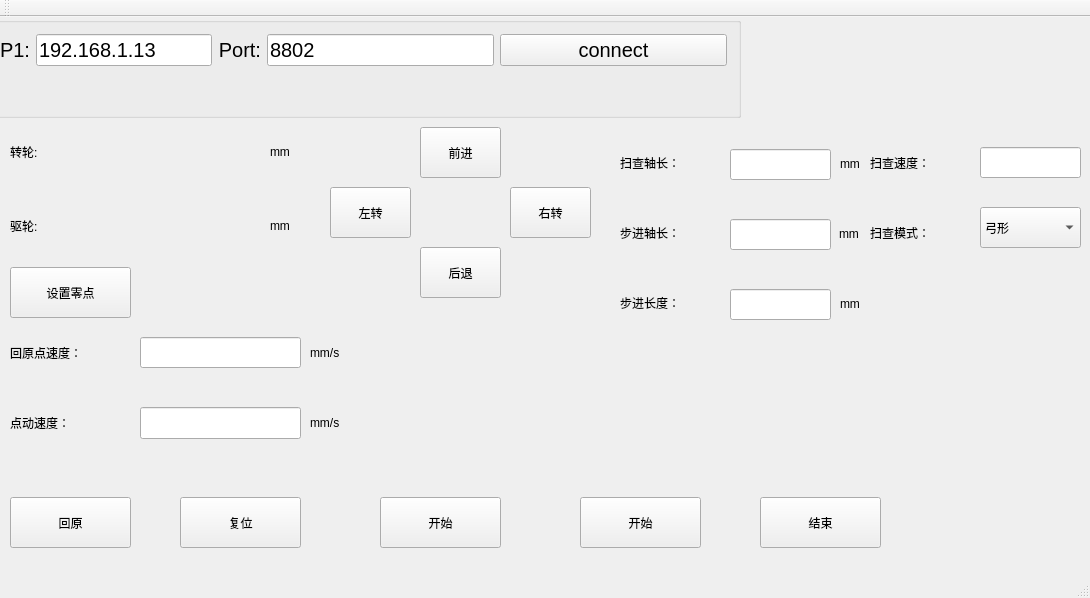
<?xml version="1.0" encoding="UTF-8"?>
<ui version="4.0">
 <class>MainWindow</class>
 <widget class="QMainWindow" name="MainWindow">
  <property name="geometry">
   <rect>
    <x>0</x>
    <y>0</y>
    <width>1090</width>
    <height>598</height>
   </rect>
  </property>
  <property name="windowTitle">
   <string>MainWindow</string>
  </property>
  <widget class="QWidget" name="centralWidget">
   <widget class="QLineEdit" name="backOrigin_velocity">
    <property name="geometry">
     <rect>
      <x>140</x>
      <y>320</y>
      <width>161</width>
      <height>31</height>
     </rect>
    </property>
    <property name="sizePolicy">
     <sizepolicy hsizetype="Expanding" vsizetype="Preferred">
      <horstretch>0</horstretch>
      <verstretch>0</verstretch>
     </sizepolicy>
    </property>
    <property name="font">
     <font>
      <pointsize>15</pointsize>
     </font>
    </property>
   </widget>
   <widget class="QLabel" name="label_20">
    <property name="geometry">
     <rect>
      <x>10</x>
      <y>320</y>
      <width>131</width>
      <height>31</height>
     </rect>
    </property>
    <property name="text">
     <string>回原点速度：</string>
    </property>
   </widget>
   <widget class="QLabel" name="label_32">
    <property name="geometry">
     <rect>
      <x>310</x>
      <y>390</y>
      <width>61</width>
      <height>31</height>
     </rect>
    </property>
    <property name="text">
     <string>mm/s</string>
    </property>
   </widget>
   <widget class="QGroupBox" name="groupBox">
    <property name="geometry">
     <rect>
      <x>-20</x>
      <y>0</y>
      <width>761</width>
      <height>101</height>
     </rect>
    </property>
    <property name="font">
     <font>
      <pointsize>15</pointsize>
     </font>
    </property>
    <property name="title">
     <string/>
    </property>
    <layout class="QGridLayout" name="gridLayout_7" columnstretch="0,0,0,0,1,1">
     <item row="0" column="3">
      <widget class="QLabel" name="label_2">
       <property name="font">
        <font>
         <pointsize>15</pointsize>
        </font>
       </property>
       <property name="text">
        <string>Port:</string>
       </property>
       <property name="alignment">
        <set>Qt::AlignRight|Qt::AlignTrailing|Qt::AlignVCenter</set>
       </property>
      </widget>
     </item>
     <item row="1" column="1">
      <widget class="QLabel" name="label_27">
       <property name="text">
        <string/>
       </property>
      </widget>
     </item>
     <item row="0" column="2">
      <widget class="QLineEdit" name="IP_Edit">
       <property name="sizePolicy">
        <sizepolicy hsizetype="Expanding" vsizetype="Preferred">
         <horstretch>0</horstretch>
         <verstretch>0</verstretch>
        </sizepolicy>
       </property>
       <property name="font">
        <font>
         <pointsize>15</pointsize>
        </font>
       </property>
       <property name="text">
        <string>192.168.1.13</string>
       </property>
      </widget>
     </item>
     <item row="0" column="1">
      <widget class="QLabel" name="label">
       <property name="font">
        <font>
         <pointsize>15</pointsize>
        </font>
       </property>
       <property name="text">
        <string>IP1:</string>
       </property>
       <property name="alignment">
        <set>Qt::AlignRight|Qt::AlignTrailing|Qt::AlignVCenter</set>
       </property>
      </widget>
     </item>
     <item row="0" column="4">
      <widget class="QLineEdit" name="port_Edit">
       <property name="sizePolicy">
        <sizepolicy hsizetype="Expanding" vsizetype="Preferred">
         <horstretch>0</horstretch>
         <verstretch>0</verstretch>
        </sizepolicy>
       </property>
       <property name="font">
        <font>
         <pointsize>15</pointsize>
        </font>
       </property>
       <property name="text">
        <string>8802</string>
       </property>
      </widget>
     </item>
     <item row="0" column="5">
      <widget class="QPushButton" name="connectBtn">
       <property name="text">
        <string>connect</string>
       </property>
      </widget>
     </item>
    </layout>
   </widget>
   <widget class="QPushButton" name="xSubBtn">
    <property name="geometry">
     <rect>
      <x>330</x>
      <y>170</y>
      <width>81</width>
      <height>51</height>
     </rect>
    </property>
    <property name="sizePolicy">
     <sizepolicy hsizetype="Minimum" vsizetype="Preferred">
      <horstretch>0</horstretch>
      <verstretch>0</verstretch>
     </sizepolicy>
    </property>
    <property name="text">
     <string>左转</string>
    </property>
    <property name="autoRepeat">
     <bool>false</bool>
    </property>
    <property name="autoExclusive">
     <bool>false</bool>
    </property>
   </widget>
   <widget class="QLineEdit" name="jog_velocity">
    <property name="geometry">
     <rect>
      <x>140</x>
      <y>390</y>
      <width>161</width>
      <height>32</height>
     </rect>
    </property>
    <property name="sizePolicy">
     <sizepolicy hsizetype="Expanding" vsizetype="Preferred">
      <horstretch>0</horstretch>
      <verstretch>0</verstretch>
     </sizepolicy>
    </property>
    <property name="font">
     <font>
      <pointsize>15</pointsize>
     </font>
    </property>
   </widget>
   <widget class="QPushButton" name="backZeroScanBtn">
    <property name="geometry">
     <rect>
      <x>10</x>
      <y>480</y>
      <width>121</width>
      <height>51</height>
     </rect>
    </property>
    <property name="text">
     <string>回原</string>
    </property>
   </widget>
   <widget class="QPushButton" name="yAddBtn">
    <property name="geometry">
     <rect>
      <x>420</x>
      <y>110</y>
      <width>81</width>
      <height>51</height>
     </rect>
    </property>
    <property name="sizePolicy">
     <sizepolicy hsizetype="Minimum" vsizetype="Preferred">
      <horstretch>0</horstretch>
      <verstretch>0</verstretch>
     </sizepolicy>
    </property>
    <property name="text">
     <string>前进</string>
    </property>
    <property name="autoRepeat">
     <bool>false</bool>
    </property>
    <property name="autoExclusive">
     <bool>false</bool>
    </property>
   </widget>
   <widget class="QPushButton" name="ySubBtn">
    <property name="geometry">
     <rect>
      <x>420</x>
      <y>230</y>
      <width>81</width>
      <height>51</height>
     </rect>
    </property>
    <property name="sizePolicy">
     <sizepolicy hsizetype="Minimum" vsizetype="Preferred">
      <horstretch>0</horstretch>
      <verstretch>0</verstretch>
     </sizepolicy>
    </property>
    <property name="text">
     <string>后退</string>
    </property>
    <property name="autoRepeat">
     <bool>false</bool>
    </property>
    <property name="autoExclusive">
     <bool>false</bool>
    </property>
   </widget>
   <widget class="QPushButton" name="xAddBtn">
    <property name="geometry">
     <rect>
      <x>510</x>
      <y>170</y>
      <width>81</width>
      <height>51</height>
     </rect>
    </property>
    <property name="sizePolicy">
     <sizepolicy hsizetype="Minimum" vsizetype="Preferred">
      <horstretch>0</horstretch>
      <verstretch>0</verstretch>
     </sizepolicy>
    </property>
    <property name="text">
     <string>右转</string>
    </property>
    <property name="autoRepeat">
     <bool>false</bool>
    </property>
    <property name="autoExclusive">
     <bool>false</bool>
    </property>
   </widget>
   <widget class="QPushButton" name="resetScanBtn">
    <property name="geometry">
     <rect>
      <x>180</x>
      <y>480</y>
      <width>121</width>
      <height>51</height>
     </rect>
    </property>
    <property name="text">
     <string>复位</string>
    </property>
   </widget>
   <widget class="QLabel" name="label_13">
    <property name="geometry">
     <rect>
      <x>10</x>
      <y>390</y>
      <width>131</width>
      <height>32</height>
     </rect>
    </property>
    <property name="text">
     <string>点动速度：</string>
    </property>
   </widget>
   <widget class="QPushButton" name="setMOrigin">
    <property name="geometry">
     <rect>
      <x>10</x>
      <y>250</y>
      <width>121</width>
      <height>51</height>
     </rect>
    </property>
    <property name="sizePolicy">
     <sizepolicy hsizetype="Minimum" vsizetype="Preferred">
      <horstretch>0</horstretch>
      <verstretch>0</verstretch>
     </sizepolicy>
    </property>
    <property name="text">
     <string>设置零点</string>
    </property>
   </widget>
   <widget class="QLabel" name="label_33">
    <property name="geometry">
     <rect>
      <x>10</x>
      <y>188</y>
      <width>81</width>
      <height>41</height>
     </rect>
    </property>
    <property name="text">
     <string>驱轮:</string>
    </property>
   </widget>
   <widget class="QLabel" name="label_38">
    <property name="geometry">
     <rect>
      <x>270</x>
      <y>188</y>
      <width>31</width>
      <height>41</height>
     </rect>
    </property>
    <property name="text">
     <string>mm</string>
    </property>
   </widget>
   <widget class="QLabel" name="label_39">
    <property name="geometry">
     <rect>
      <x>270</x>
      <y>120</y>
      <width>31</width>
      <height>29</height>
     </rect>
    </property>
    <property name="text">
     <string>mm</string>
    </property>
   </widget>
   <widget class="QLabel" name="label_34">
    <property name="geometry">
     <rect>
      <x>10</x>
      <y>120</y>
      <width>81</width>
      <height>29</height>
     </rect>
    </property>
    <property name="text">
     <string>转轮:</string>
    </property>
   </widget>
   <widget class="QLabel" name="label_50">
    <property name="geometry">
     <rect>
      <x>310</x>
      <y>320</y>
      <width>61</width>
      <height>31</height>
     </rect>
    </property>
    <property name="text">
     <string>mm/s</string>
    </property>
   </widget>
   <widget class="QLineEdit" name="sweepSpeed">
    <property name="geometry">
     <rect>
      <x>980</x>
      <y>130</y>
      <width>101</width>
      <height>31</height>
     </rect>
    </property>
    <property name="sizePolicy">
     <sizepolicy hsizetype="Expanding" vsizetype="Preferred">
      <horstretch>0</horstretch>
      <verstretch>0</verstretch>
     </sizepolicy>
    </property>
    <property name="font">
     <font>
      <pointsize>15</pointsize>
     </font>
    </property>
   </widget>
   <widget class="QLabel" name="label_21">
    <property name="geometry">
     <rect>
      <x>870</x>
      <y>130</y>
      <width>111</width>
      <height>31</height>
     </rect>
    </property>
    <property name="text">
     <string>扫查速度：</string>
    </property>
   </widget>
   <widget class="QPushButton" name="startScanBtn">
    <property name="geometry">
     <rect>
      <x>380</x>
      <y>480</y>
      <width>121</width>
      <height>51</height>
     </rect>
    </property>
    <property name="text">
     <string>开始</string>
    </property>
   </widget>
   <widget class="QPushButton" name="endScanBtn">
    <property name="geometry">
     <rect>
      <x>760</x>
      <y>480</y>
      <width>121</width>
      <height>51</height>
     </rect>
    </property>
    <property name="text">
     <string>结束</string>
    </property>
   </widget>
   <widget class="QLabel" name="xCurPos">
    <property name="geometry">
     <rect>
      <x>100</x>
      <y>130</y>
      <width>141</width>
      <height>21</height>
     </rect>
    </property>
    <property name="text">
     <string/>
    </property>
   </widget>
   <widget class="QLabel" name="yCurPos">
    <property name="geometry">
     <rect>
      <x>100</x>
      <y>200</y>
      <width>141</width>
      <height>21</height>
     </rect>
    </property>
    <property name="text">
     <string/>
    </property>
   </widget>
   <widget class="QLineEdit" name="y_step">
    <property name="geometry">
     <rect>
      <x>730</x>
      <y>272</y>
      <width>101</width>
      <height>31</height>
     </rect>
    </property>
    <property name="sizePolicy">
     <sizepolicy hsizetype="Expanding" vsizetype="Preferred">
      <horstretch>0</horstretch>
      <verstretch>0</verstretch>
     </sizepolicy>
    </property>
    <property name="font">
     <font>
      <pointsize>15</pointsize>
     </font>
    </property>
   </widget>
   <widget class="QLabel" name="label_18">
    <property name="geometry">
     <rect>
      <x>839</x>
      <y>190</y>
      <width>20</width>
      <height>53</height>
     </rect>
    </property>
    <property name="text">
     <string>mm</string>
    </property>
   </widget>
   <widget class="QLineEdit" name="x_lenght">
    <property name="geometry">
     <rect>
      <x>730</x>
      <y>132</y>
      <width>101</width>
      <height>31</height>
     </rect>
    </property>
    <property name="sizePolicy">
     <sizepolicy hsizetype="Expanding" vsizetype="Preferred">
      <horstretch>0</horstretch>
      <verstretch>0</verstretch>
     </sizepolicy>
    </property>
    <property name="font">
     <font>
      <pointsize>15</pointsize>
     </font>
    </property>
   </widget>
   <widget class="QLabel" name="label_17">
    <property name="geometry">
     <rect>
      <x>840</x>
      <y>120</y>
      <width>20</width>
      <height>53</height>
     </rect>
    </property>
    <property name="text">
     <string>mm</string>
    </property>
   </widget>
   <widget class="QLabel" name="label_19">
    <property name="geometry">
     <rect>
      <x>840</x>
      <y>260</y>
      <width>20</width>
      <height>53</height>
     </rect>
    </property>
    <property name="text">
     <string>mm</string>
    </property>
   </widget>
   <widget class="QLineEdit" name="y_lenght">
    <property name="geometry">
     <rect>
      <x>730</x>
      <y>202</y>
      <width>101</width>
      <height>31</height>
     </rect>
    </property>
    <property name="sizePolicy">
     <sizepolicy hsizetype="Expanding" vsizetype="Preferred">
      <horstretch>0</horstretch>
      <verstretch>0</verstretch>
     </sizepolicy>
    </property>
    <property name="font">
     <font>
      <pointsize>15</pointsize>
     </font>
    </property>
   </widget>
   <widget class="QLabel" name="label_22">
    <property name="geometry">
     <rect>
      <x>620</x>
      <y>130</y>
      <width>101</width>
      <height>31</height>
     </rect>
    </property>
    <property name="text">
     <string>扫查轴长：</string>
    </property>
   </widget>
   <widget class="QLabel" name="label_23">
    <property name="geometry">
     <rect>
      <x>620</x>
      <y>200</y>
      <width>101</width>
      <height>31</height>
     </rect>
    </property>
    <property name="text">
     <string>步进轴长：</string>
    </property>
   </widget>
   <widget class="QLabel" name="label_24">
    <property name="geometry">
     <rect>
      <x>620</x>
      <y>270</y>
      <width>101</width>
      <height>31</height>
     </rect>
    </property>
    <property name="text">
     <string>步进长度：</string>
    </property>
   </widget>
   <widget class="QLabel" name="label_51">
    <property name="geometry">
     <rect>
      <x>1090</x>
      <y>130</y>
      <width>61</width>
      <height>31</height>
     </rect>
    </property>
    <property name="text">
     <string>mm/s</string>
    </property>
   </widget>
   <widget class="QLabel" name="label_26">
    <property name="geometry">
     <rect>
      <x>870</x>
      <y>200</y>
      <width>101</width>
      <height>31</height>
     </rect>
    </property>
    <property name="text">
     <string>扫查模式：</string>
    </property>
   </widget>
   <widget class="QComboBox" name="comboBox_3">
    <property name="geometry">
     <rect>
      <x>980</x>
      <y>190</y>
      <width>101</width>
      <height>41</height>
     </rect>
    </property>
    <item>
     <property name="text">
      <string>弓形</string>
     </property>
    </item>
    <item>
     <property name="text">
      <string>环形</string>
     </property>
    </item>
   </widget>
   <widget class="QPushButton" name="stopScanBtn">
    <property name="geometry">
     <rect>
      <x>580</x>
      <y>480</y>
      <width>121</width>
      <height>51</height>
     </rect>
    </property>
    <property name="text">
     <string>开始</string>
    </property>
   </widget>
  </widget>
  <widget class="QMenuBar" name="menuBar">
   <property name="geometry">
    <rect>
     <x>0</x>
     <y>0</y>
     <width>1090</width>
     <height>21</height>
    </rect>
   </property>
  </widget>
  <widget class="QToolBar" name="mainToolBar">
   <attribute name="toolBarArea">
    <enum>TopToolBarArea</enum>
   </attribute>
   <attribute name="toolBarBreak">
    <bool>false</bool>
   </attribute>
  </widget>
  <widget class="QStatusBar" name="statusBar"/>
 </widget>
 <layoutdefault spacing="6" margin="11"/>
 <resources/>
 <connections/>
</ui>
